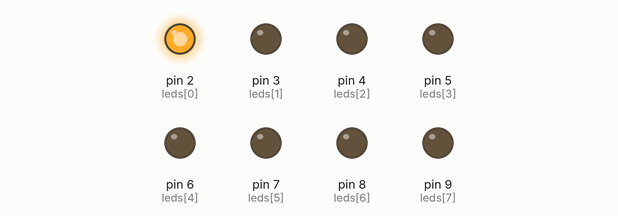
Simulated run of this sketch. Board: Arduino Uno, built with avr-gcc and run on an emulated ATmega328P. Parts: output pins drawn as LEDs (lit = HIGH).

Above: at 0.07 s.
At 0.52 s:
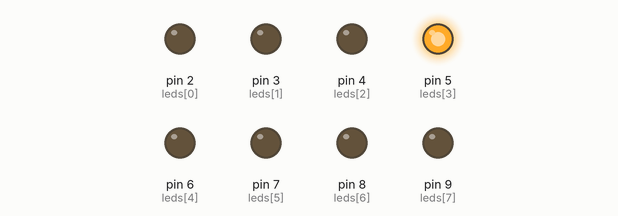
At 0.97 s:
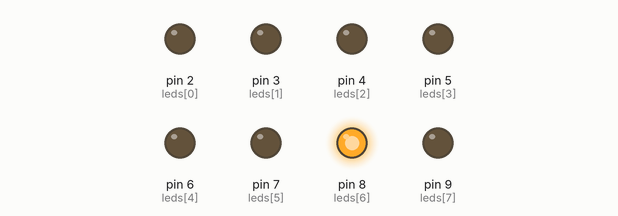
At 2.02 s:
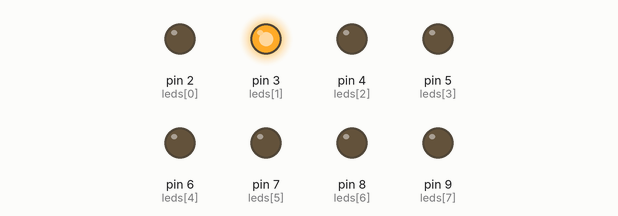
At 2.92 s:
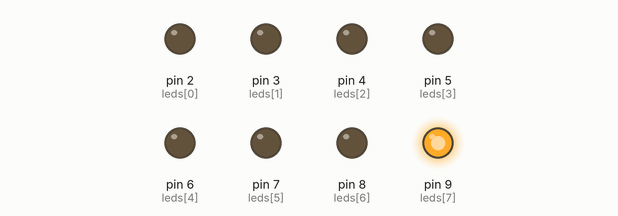
At 3.97 s:
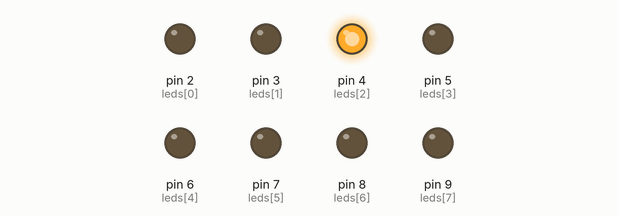
Timing chart, 0 to 4.3 s (numbered marks = the images above):
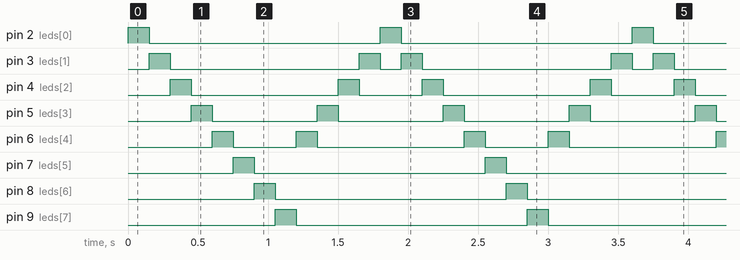

Measured:
- by itself, pin 2 (leds[0]), pin 7 (leds[5]), pin 8 (leds[6]), pin 9 (leds[7]): alternates HIGH for 0.15 s and LOW for 1.7 s
- by itself, pin 3 (leds[1]): repeats every 1.8 s: LOW 1.4 s, HIGH 0.15 s, LOW 0.15 s, HIGH 0.15 s
- by itself, pin 4 (leds[2]): repeats every 1.8 s: LOW 1.1 s, HIGH 0.15 s, LOW 0.45 s, HIGH 0.15 s
- by itself, pin 5 (leds[3]): alternates HIGH for 0.15 s and LOW for 0.75 s
- by itself, pin 6 (leds[4]): repeats every 1.8 s: LOW 0.45 s, HIGH 0.15 s, LOW 1.1 s, HIGH 0.15 s

The sketch:

led_chaser_with_arduino1.ino
```cpp
int leds[] = {2, 3, 4, 5, 6, 7,8,9};

void setup() {
  for (int i = 0; i < 8; i++) {
    pinMode(leds[i], OUTPUT);
  }
}

void loop() {

  // Move forward
  for (int i = 0; i < 8; i++) {
    digitalWrite(leds[i], HIGH);
    delay(150);
    digitalWrite(leds[i], LOW);
  }

  // Move backward
  for (int i = 4; i > 0; i--) {
    digitalWrite(leds[i], HIGH);
    delay(150);
    digitalWrite(leds[i], LOW);
  }
}
```
